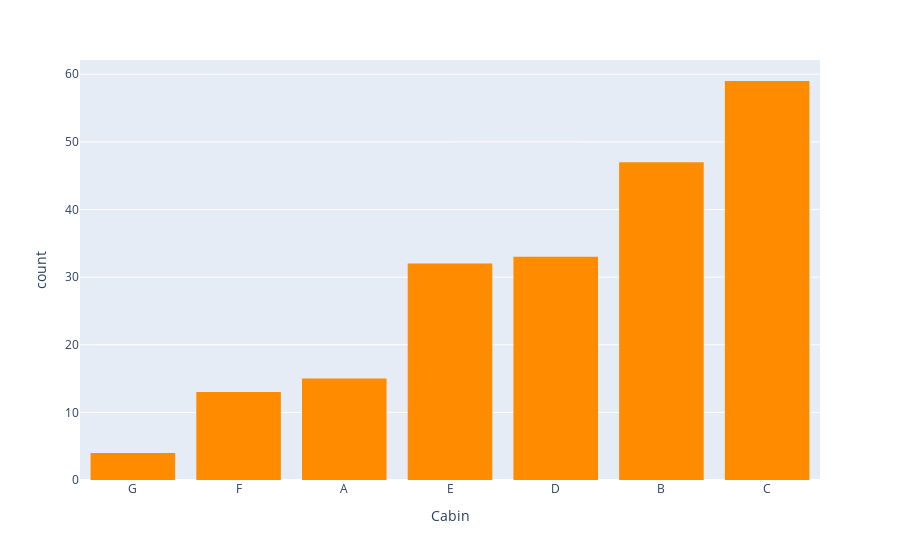

The notebook cell saved with this chart:
### Code cell
#we drop the T values in the cabin because they're not significant
cabin_df = cabin_df[cabin_df.Cabin != "T"]

#then we plot it
px.histogram(cabin_df, x="Cabin", color_discrete_sequence=["darkorange","powderblue", "purple", "red", "rosybrown","royalblue"]).update_xaxes(categoryorder="total ascending")

### Figure 1 — Plotly figure (JSON) as saved in the notebook; plotly's stock layout.template omitted (floating-point values rounded to 4 significant figures; data arrays with more than 128 entries replaced by an {"elided": "..."} marker saying what was removed)
{"data": [{"alignmentgroup": "True", "bingroup": "x", "hovertemplate": "Cabin=%{x}<br>count=%{y}<extra></extra>", "legendgroup": "", "marker": {"color": "darkorange", "pattern": {"shape": ""}}, "name": "", "offsetgroup": "", "orientation": "v", "showlegend": false, "type": "histogram", "x": {"elided": "203 str values"}, "xaxis": "x", "yaxis": "y"}], "layout": {"barmode": "relative", "legend": {"tracegroupgap": 0}, "margin": {"t": 60}, "xaxis": {"anchor": "y", "categoryorder": "total ascending", "domain": [0, 1], "title": {"text": "Cabin"}}, "yaxis": {"anchor": "x", "domain": [0, 1], "title": {"text": "count"}}}}
